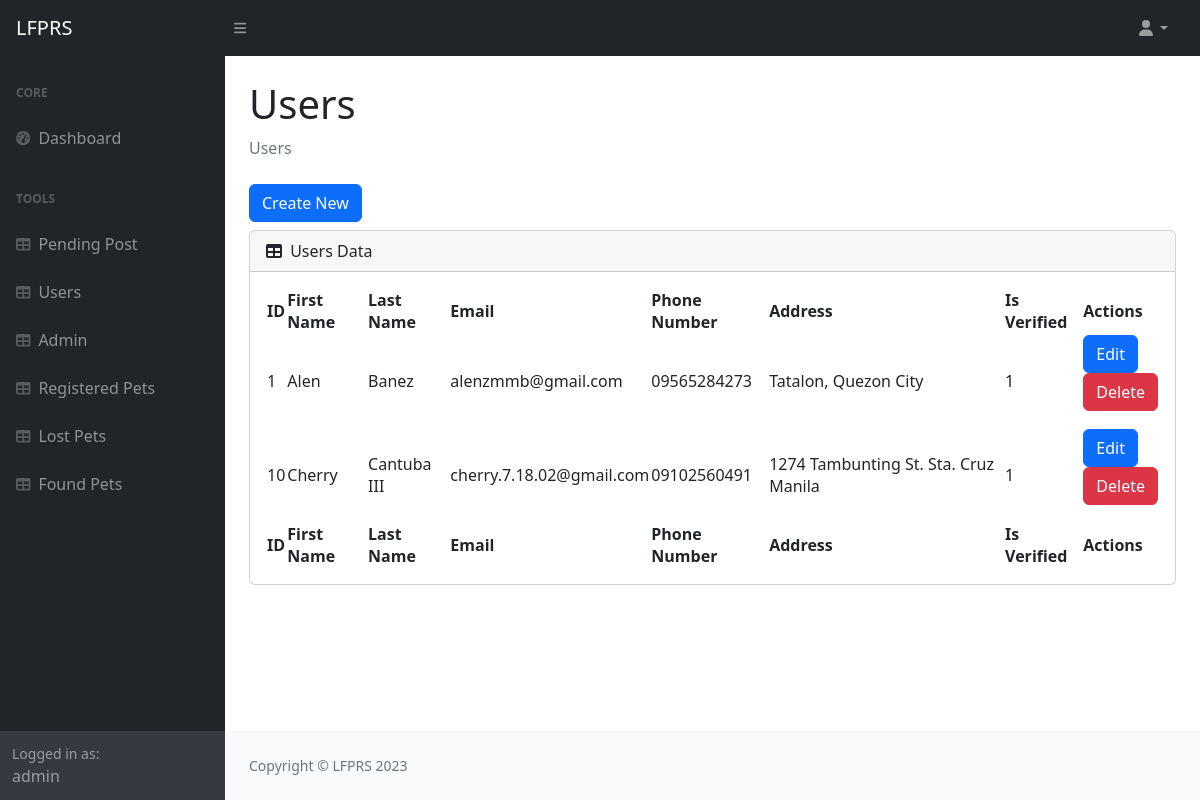
The page /admin/users.php (signed in) on the database as committed earlier.
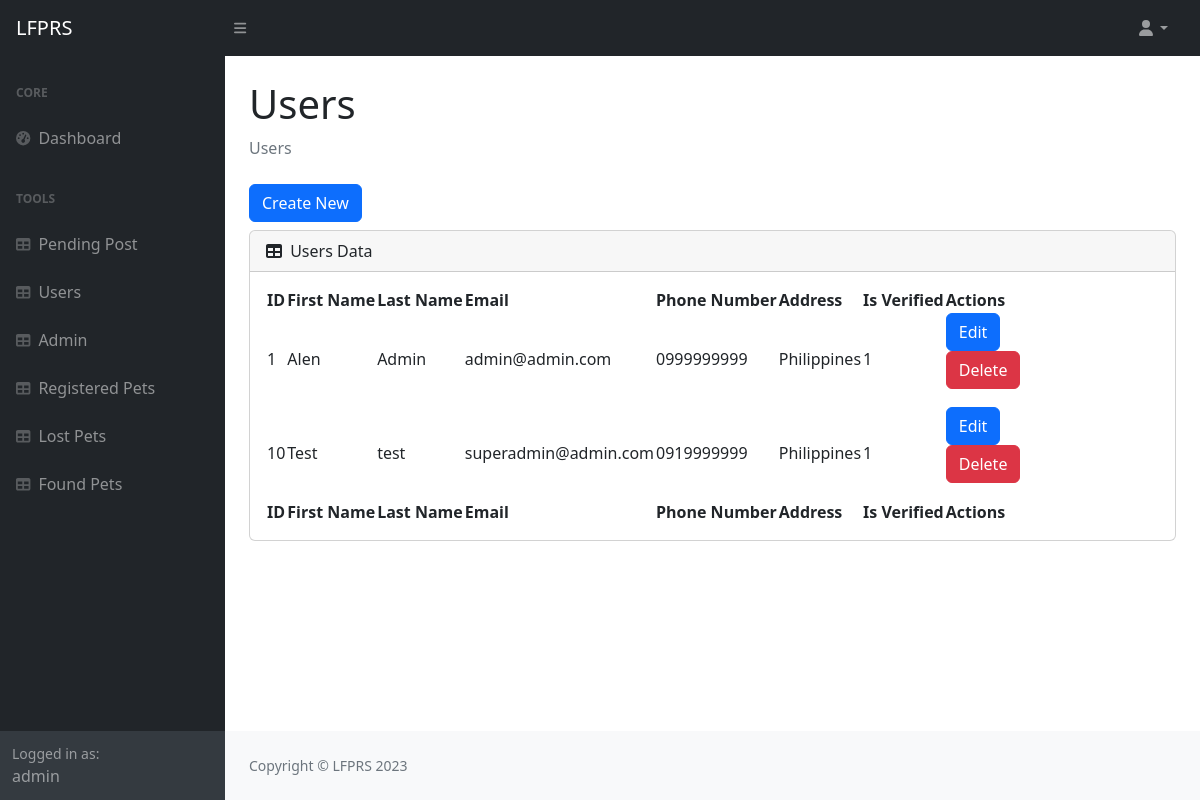
The same page on the database as committed later.
### tables this page shows
CREATE TABLE `users` (
  `id` int(11) NOT NULL,
  `firstname` varchar(255) NOT NULL,
  `lastname` varchar(255) NOT NULL,
  `email` varchar(255) NOT NULL,
  `phonenumber` varchar(255) NOT NULL,
  `address` varchar(255) NOT NULL,
  `password` varchar(255) NOT NULL,
  `verification_code` varchar(255) NOT NULL,
  `is_verified` tinyint(4) DEFAULT 0
);

### admin/users.php (the view, shortened to what the changed rows need)
<?php
        include("../config.php");
        ?>
<!DOCTYPE html>
<html lang="en">
    <head>
        <link href="https://cdn.jsdelivr.net/npm/simple-datatables@7.1.2/dist/style.min.css" rel="stylesheet" />
        <link href="css/styles.css" rel="stylesheet" />
    </head>
    <body class="sb-nav-fixed">
        <div id="layoutSidenav">
            <div id="layoutSidenav_content">
                <main>
                    <div class="container-fluid px-4">
                        <h1 class="mt-4">Users</h1>
                        <div class="card mb-4">
                            <div class="card-body">
                                <table id="datatablesSimple">
                                    <thead>
                                        <tr>
                                        <th>ID</th>
      <th>First Name</th>
      <th>Last Name</th>
      <th>Email</th>
      <th>Phone Number</th>
      <th>Address</th>
      <th>Is Verified</th>
      <th>Actions</th>
                                        </tr>
                                    </thead>
                                    <tfoot>
                                        <tr>
                                        <th>ID</th>
      <th>First Name</th>
      <th>Last Name</th>
      <th>Email</th>
      <th>Phone Number</th>
      <th>Address</th>
      <th>Is Verified</th>
      <th>Actions</th>
                                        </tr>
                                    </tfoot>
                                    <tbody>
    <?php
    $sql = "SELECT id, firstname, lastname, email, phonenumber, address, is_verified FROM users";
    $result = $db->query($sql);
    if ($result->num_rows > 0) {
        while ($row = $result->fetch_assoc()) {
            echo "<tr>";
            echo "<td>" . $row["id"] . "</td>";
            echo "<td>" . $row["firstname"] . "</td>";
            echo "<td>" . $row["lastname"] . "</td>";
            echo "<td>" . $row["email"] . "</td>";
            echo "<td>" . $row["phonenumber"] . "</td>";
            echo "<td>" . $row["address"] . "</td>";
            echo "<td>" . $row["is_verified"] . "</td>";
            echo "<td>
            <a href='edituser.php?id=" . $row["id"] . "' class='btn btn-primary'>Edit</a>
                <form action='#' method='post'>
                    <input type='hidden' name='delete_id' value='" . $row["id"] . "'>
                    <button type='submit' name='delete' class='btn btn-danger' onclick=\"return confirm('Are you sure you want to remove this?');\">Delete</button>
                </form>
            </td>";
            echo "</tr>";
        }
    } else {
        echo "<tr><td colspan='8'>No data found</td></tr>";
    }
    ?>
  </tbody>
                                </table>
                            </div>
                        </div>
                    </div>
                </main>
            </div>
        </div>
    </body>
</html>

Rows that differ between the two databases and show on the page:
changed users "Alen": lastname "Banez" → "Admin"; email "alenzmmb@gmail.com" → "admin@admin.com"; phonenumber "09565284273" → "0999999999"; address "Tatalon, Quezon City" → "Philippines"
changed users id 10: firstname "Cherry" → "Test"; lastname "Cantuba III" → "test"; email "cherry.7.18.02@gmail.com" → "superadmin@admin.com"; phonenumber "09102560491" → "0919999999"; address "1274 Tambunting St. Sta. Cruz Manila" → "Philippines"
